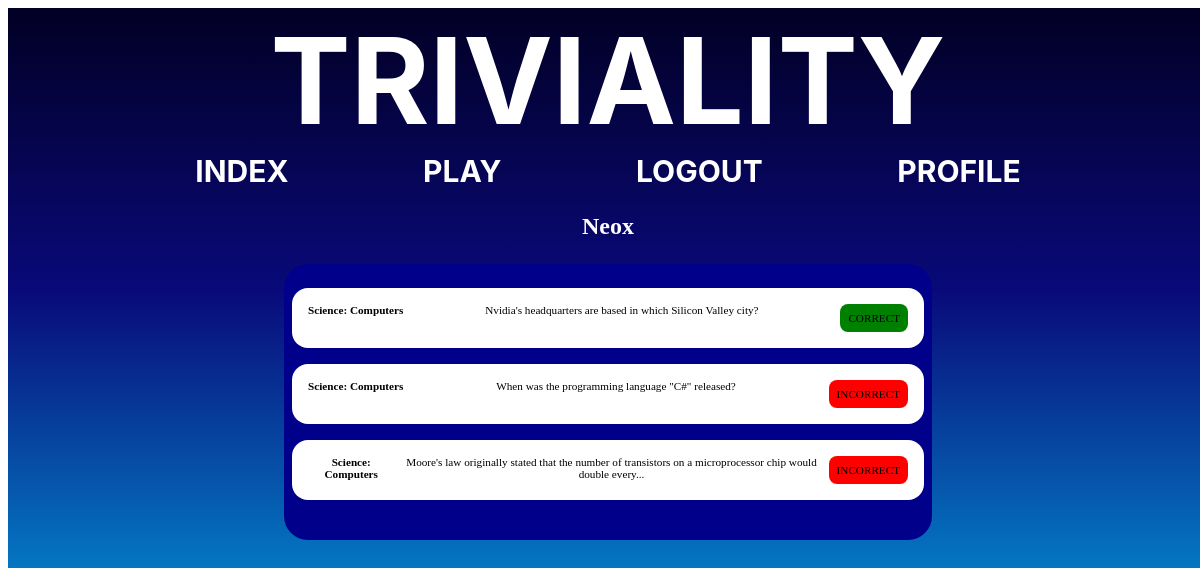
The app's page /profile.php (signed in) with its own data.
### tables this page shows
CREATE TABLE "User" (
	"user_id"	INTEGER NOT NULL UNIQUE,
	"username"	TEXT NOT NULL UNIQUE,
	"password"	TEXT NOT NULL,
	"is_admin"	INTEGER NOT NULL,
	PRIMARY KEY("user_id" AUTOINCREMENT)
);

CREATE TABLE "Answer" (
	"answer_id"	INTEGER NOT NULL UNIQUE,
	"trivia_id"	INTEGER NOT NULL,
	"user_created"	INTEGER NOT NULL,
	"correct"	INTEGER NOT NULL,
	"user_id"	INTEGER NOT NULL,
	PRIMARY KEY("answer_id" AUTOINCREMENT)
);

### db.php (called while the page is built, shortened)
<?php
function getUsername($id)
{
    $db = new SQLite3('./db/trivia.db');
    $sql = 'SELECT username FROM User WHERE user_id = :id';
    $stmt = $db->prepare($sql);
    $stmt->bindParam(':id',$id, SQLITE3_NUM);
    $result = $stmt->execute();
    $row = $result->fetchArray();
    if($row['username'] != '')
    {
        return $row['username'];
    }
    else
    {
        $db->close();
        return;
    }
}
?>

### profile.php (the view, shortened to what this page needs)
<!DOCTYPE html>
<html lang="en">
<head>
    <link rel="stylesheet" href="./css/index.css">
</head>
<div id="page">
    <body onload=rippleTitle()>
        <header>
        <div id="title">
            <h1>T</h1>
            <h1>R</h1>
            <h1>I</h1>
            <h1>V</h1>
            <h1>I</h1>
            <h1>A</h1>
            <h1>L</h1>
            <h1>I</h1>
            <h1>T</h1>
            <h1>Y</h1>
        </div>
        <?php include('navbar.php') ?>
    </header>
    <div class="profile-body">
        <p class="profile-name">
            <?php
            include_once('db.php');
            echo getUsername($_SESSION['logged_user']);
            ?>
        </p>
        <div class="profile-stats">
            <?php
            include('player-stats.php');
            ?>
        </div>
    </div>
    </body>
</div>
</html>

### navbar.php (shortened to what this page needs)
<?php
    include('db.php');
    if(isset($_SESSION['logged_user']))
    {
        $html = '<div class="navbar">
            <a href="./index.php">INDEX</a>
            <a href="./menu.php">PLAY</a>
            <a href="./logout.php">LOGOUT</a>
            <a href="./profile.php">PROFILE</a>';
        echo $html . '</div>';
    }
?>

### player-stats.php (shortened to what this page needs)
<?php
    $user = $_SESSION['logged_user'];
    $db = new SQLite3('./db/trivia.db');
    $sql = 'SELECT user_created, answer_id, user_id as uid , correct, trivia_id as tid FROM Answer where user_id = :user ORDER BY answer_id DESC';
    $stmt = $db->prepare($sql);
    $stmt->bindParam(':user',$user,SQLITE3_NUM);
    $result = $stmt->execute();
    while($row = $result->fetchArray())
    {
        if($row['user_created'] == 0)
        {
            $trivia = joinAnswerApi($row['tid'],$row['uid']);
            $cat = $trivia['category'];
            $q =  $trivia['question'];
            $cor = $row['correct'];
            $html = '<div class="stat">';
            $html .= '<div class="stat-category">' . $cat . '</div>';
            $html .= '<div class="stat-question">' . $q . '</div>';
            if($cor == 1)
                $html .= '<div class="stat-correct">CORRECT</div>';
            else
                $html .= '<div class="stat-incorrect">INCORRECT</div>';
            $html .= '</div>';
            echo $html;
        }
    }
    function joinAnswerApi($tid,$uid)
    {
        $db = new SQLite3('./db/trivia.db');
        $sql = 'SELECT username, category, question FROM
        User
        JOIN(
            SELECT category_name as category, question FROM
            Category
            JOIN(
                SELECT question, category as cid FROM
                Api_Trivia where trivia_id = :tid
                ) ON category_id = cid
            ) ON user_id = :uid
        GROUP by question';
        $stmt = $db->prepare($sql);
        $stmt->bindParam(':tid',$tid,SQLITE3_NUM);
        $stmt->bindParam(':uid',$uid,SQLITE3_NUM);
        return $stmt->execute()->fetchArray();
    }
?>

### css/index.css (style rules this page uses)
h1 { margin:0; }
p { color: white; }
#page { background: rgb(2,0,36); background: linear-gradient(180deg, rgba(2,0,36,1) 0%, rgba(9,9,121,1) 35%, rgba(0,212,255,1) 100%); background-size: cover; min-height: 100vh; width: 100%; }
header { display: flex; flex-direction: column; align-items: center; text-align: center; font-size: 5vw; font-family: -apple-system, BlinkMacSystemFont, 'Segoe UI', Roboto, Oxygen, Ubuntu, Cantarell, 'Open Sans', 'Helvetica Neue', sans-serif; }
#title { display: flex; color: white; }
.navbar { display: flex; justify-content: space-around; width: 80vw; }
a { color: white; text-decoration: none; font-weight: bold; font-size: 2.5vw; border:none; background: none; transition: all ease-in-out 200ms; }
a::after { content: ""; position: absolute; left:50%; top:100%; width:0; height: 2px; background: linear-gradient(to right, rgba(0,0,0,0) 0%,black 50%,rgba(0,0,0,0) 100%); transition: all .3s ease-in-out; }
.stat { display: flex; justify-content: space-between; color: black; width: 100%; font-size: 1.4vh; background-color: white; border-radius: 1rem; padding: 1rem; margin-bottom: 1rem; text-align: center; }
.profile-name { font-size: 3vh; color: white; font-weight: bold; }
.profile-stats { display: flex; flex-direction: column; align-items: center; width: 50vw; max-height: 65vh; background: darkblue; padding: 1.5rem; border-radius: 1.5rem; overflow-y: scroll; overflow-x: hidden; }
.stat-category { font-weight: bolder; }
.stat-correct { background-color: green; border-radius: 0.5rem; padding: 0.5rem; }
.stat-incorrect { background-color: red; border-radius: 0.5rem; padding: 0.5rem; }
body { display: flex; align-items: center; width: 100vw; }
.profile-body { display: flex; flex-direction: column; align-items: center; }

### records on screen
user: username "Neox"
answer: cat "Science: Computers", q "Nvidia's headquarters are based in which Silicon Valley city?", correct "CORRECT"
answer: cat "Science: Computers", q "When was the programming language \"C#\" released?", correct "INCORRECT"
answer: cat "Science: Computers", q "Moore's law originally stated that the number of transistors on a microprocessor chip would double every...", correct "INCORRECT"
